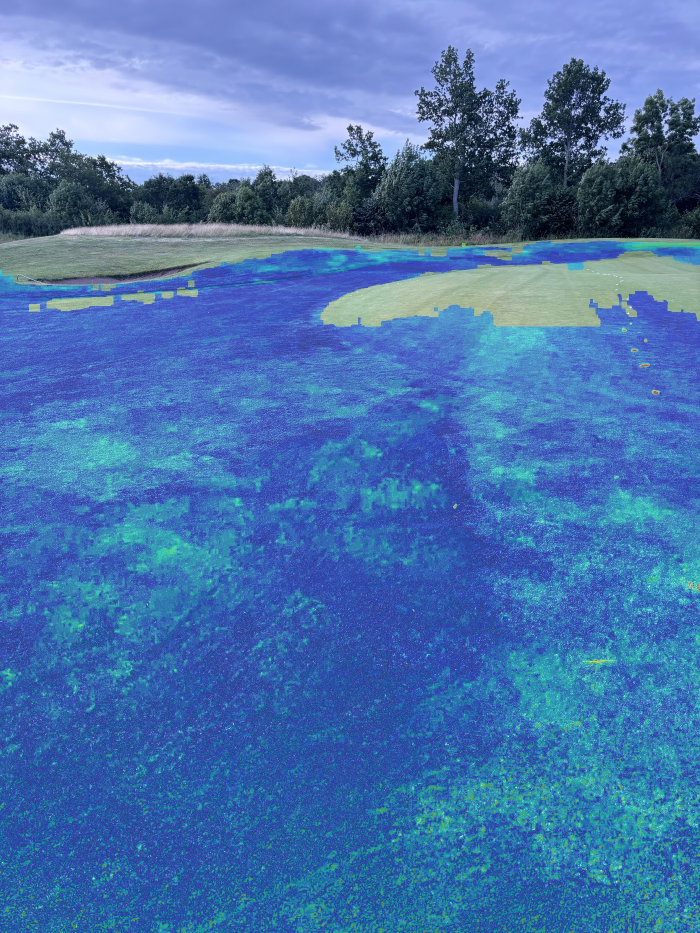
#> input picture test_green_heatmap.jpg, 1400 x 1866 px (shown at 1/2 size)
$ python -i color_engine.py   (imports and definitions only)   (older library calls are emulated)
#> lines starting #> are read from the running program, lines starting #| are printed output that depends on the picture
from __future__ import annotations

from dataclasses import dataclass
from typing import Any

import cv2
import numpy as np


@dataclass(frozen=True)
class ColorEngineConfig:
    minimum_turf_coverage: float = 0.08
    affected_z_threshold: float = 1.15
    minimum_region_pixels: int = 250
    lower_image_weight_start: float = 0.35


def _clamp(value: float, minimum: float = 0.0, maximum: float = 100.0) -> float:
    return float(max(minimum, min(maximum, value)))


def _decode_image(image_bytes: bytes) -> np.ndarray:
    if not image_bytes:
        raise ValueError("Bilden är tom.")

    array = np.frombuffer(image_bytes, dtype=np.uint8)
    image = cv2.imdecode(array, cv2.IMREAD_COLOR)

    if image is None:
        raise ValueError("Bilden kunde inte läsas.")

    return image


# [120 lines left out: functions _resize_for_analysis, _build_turf_mask, _robust_z_scores, _texture_score, _connected_affected_regions, not called in this run]


def analyze_color_uniformity(
    image_bytes: bytes,
    config: ColorEngineConfig | None = None,
) -> dict[str, Any]:
    settings = config or ColorEngineConfig()

    image = _resize_for_analysis(_decode_image(image_bytes))
    height, width = image.shape[:2]

    turf_mask = _build_turf_mask(image, settings)
    turf_pixels = turf_mask > 0
    turf_pixel_count = int(np.count_nonzero(turf_pixels))
    total_pixels = int(height * width)
    turf_coverage = turf_pixel_count / max(total_pixels, 1)

    if turf_coverage < settings.minimum_turf_coverage:
        return {
            "status": "insufficient_turf",
            "message": (
                "För liten säker gräsyta identifierades. "
                "Ta en närmare bild eller markera greenytan."
            ),
            "imageWidth": width,
            "imageHeight": height,
            "turfCoveragePercent": round(turf_coverage * 100, 1),
        }

    lab = cv2.cvtColor(image, cv2.COLOR_BGR2LAB)
    hsv = cv2.cvtColor(image, cv2.COLOR_BGR2HSV)
    gray = cv2.cvtColor(image, cv2.COLOR_BGR2GRAY)

    lightness = lab[:, :, 0].astype(np.float32)
    green_red = lab[:, :, 1].astype(np.float32)
    yellow_blue = lab[:, :, 2].astype(np.float32)
    saturation = hsv[:, :, 1].astype(np.float32)

    l_values = lightness[turf_pixels]
    a_values = green_red[turf_pixels]
    b_values = yellow_blue[turf_pixels]
    s_values = saturation[turf_pixels]

    l_z = _robust_z_scores(l_values)
    a_z = _robust_z_scores(a_values)
    b_z = _robust_z_scores(b_values)

    combined_deviation = np.sqrt(
        (l_z * 0.45) ** 2
        + (a_z * 0.40) ** 2
        + (b_z * 0.35) ** 2
    )

    affected_values = combined_deviation >= settings.affected_z_threshold
    affected_area_percent = float(np.mean(affected_values) * 100.0)

    deviation_map = np.zeros((height, width), dtype=np.float32)
    deviation_map[turf_pixels] = combined_deviation

    affected_mask = (
        (deviation_map >= settings.affected_z_threshold)
        & turf_pixels
    )

    affected_mask_uint8 = affected_mask.astype(np.uint8) * 255
    affected_mask_uint8 = cv2.morphologyEx(
        affected_mask_uint8,
        cv2.MORPH_CLOSE,
        np.ones((9, 9), np.uint8),
    )
    affected_mask_uint8 = cv2.morphologyEx(
        affected_mask_uint8,
        cv2.MORPH_OPEN,
        np.ones((5, 5), np.uint8),
    )

    regions = _connected_affected_regions(
        affected_mask_uint8,
        settings.minimum_region_pixels,
    )

    lab_spread = (
        float(np.std(l_values)) * 0.45
        + float(np.std(a_values)) * 0.35
        + float(np.std(b_values)) * 0.20
    )

    color_uniformity = _clamp(
        100.0
        - lab_spread * 2.25
        - affected_area_percent * 0.55
    )

    color_intensity = _clamp(
        55.0
        + (128.0 - float(np.median(a_values))) * 2.2
        + (float(np.median(s_values)) - 70.0) * 0.18
    )

    stress_index = _clamp(
        affected_area_percent * 1.35
        + max(0.0, 75.0 - color_uniformity) * 0.75
    )

    texture = _texture_score(gray, turf_mask)

    visual_quality_score = _clamp(
        color_uniformity * 0.45
        + color_intensity * 0.20
        + texture * 0.20
        + (100.0 - stress_index) * 0.15
    )

    if color_uniformity < 70 or affected_area_percent >= 18:
        variation_level = "hög"
    elif color_uniformity < 84 or affected_area_percent >= 9:
        variation_level = "måttlig"
    else:
        variation_level = "låg"

    observations: list[str] = []

    if affected_area_percent >= 18:
        observations.append(
            "En stor andel av gräsytan avviker tydligt i färg."
        )
    elif affected_area_percent >= 9:
        observations.append(
            "Ett mätbart sammanhängande område avviker i färg."
        )

    if color_uniformity < 75:
        observations.append(
            "Färgjämnheten är för låg för en jämnt presenterad green."
        )

    if color_intensity < 65:
        observations.append(
            "Gräsfärgens intensitet är låg och bör följas upp."
        )

    if not observations:
        observations.append(
            "Ingen större färgavvikelse identifierades i den säkra gräsytan."
        )

    return {
        "status": "ok",
        "engineVersion": "color-uniformity-v1",
        "imageWidth": width,
        "imageHeight": height,
        "turfCoveragePercent": round(turf_coverage * 100, 1),
        "colorUniformityScore": round(color_uniformity, 1),
        "colorIntensityScore": round(color_intensity, 1),
        "stressIndex": round(stress_index, 1),
        "affectedAreaPercent": round(affected_area_percent, 1),
        "textureScore": round(texture, 1),
        "visualQualityScore": round(visual_quality_score, 1),
        "variationLevel": variation_level,
        "affectedRegions": regions,
        "observations": observations,
        "measurementNotes": [
            "Poängen bygger på mätbar variation i Lab- och HSV-färgrymd.",
            "Resultatet är inte en sjukdomsdiagnos.",
            "Exakt greenpolygon och referensbilder kommer förbättra träffsäkerheten.",
        ],
    }


# [47 lines left out: function create_color_heatmap, not called in this run]

>>> import cv2
>>> picture = cv2.imread('../test_green_heatmap.jpg', cv2.IMREAD_GRAYSCALE)
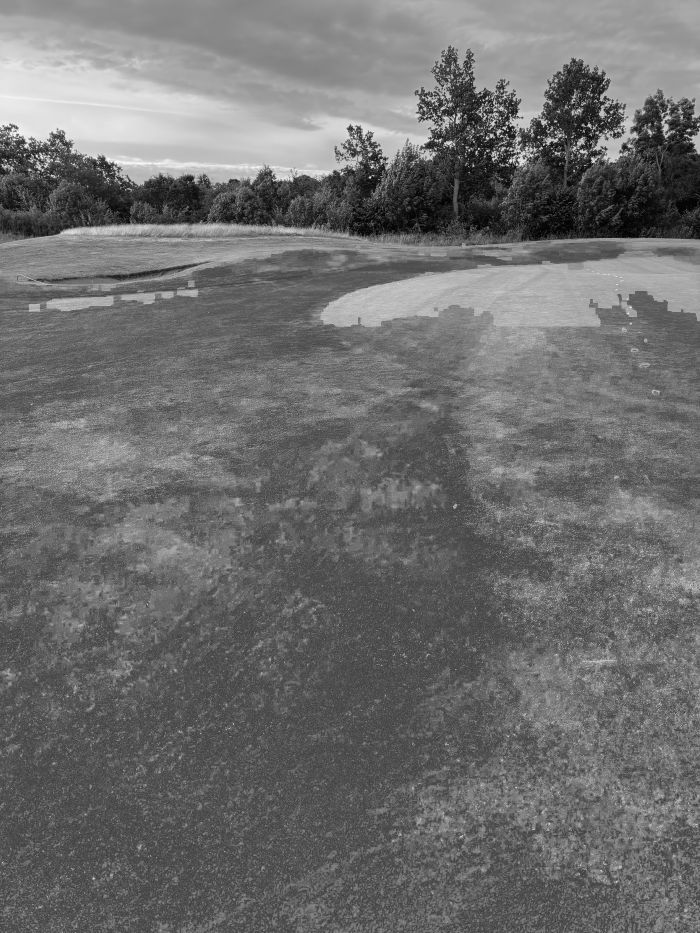
#> picture: shape (1866, 1400) (shown at 1/2 size); min 0, max 255, mean 109.8
#> (the run stopped early here; a loop or call above may not have finished)
